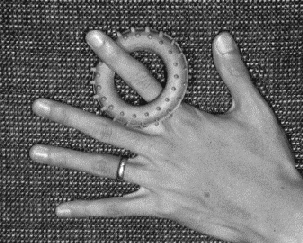
%> input picture lab4/data/handBW.pnm, 303 x 243 px
$ octave thresh_class.m   (GNU Octave 9; MATLAB toolbox functions it lacks are replaced by stand-ins)
%> lines starting %> are read from the running program, lines starting %| are printed output that depends on the picture
I = imread('data/handBW.pnm');
%> I is the input picture: size 243x303 uint8; min 21, max 255, mean 108.3
b = multithresh(I,2);
%> b = [75 130]
seqI=imquantize(I, b);
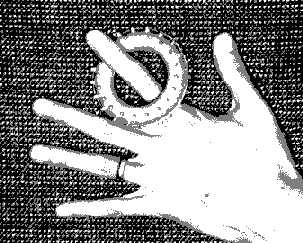
%> seqI: size 243x303 double; min 1, max 3, mean 2.06; drawn with min black and max white
I2 = label2rgb(seqI);
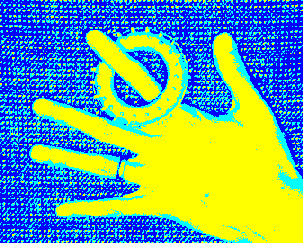
%> I2: size 243x303x3 uint8; mean R, G, B 105.3, 164.6, 149.7
imshow(I2);

$ run again, with lab4/data/virusTemplate.tif saved as lab4/data/handBW.pnm
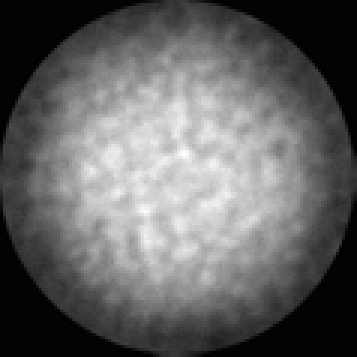
%> input picture lab4/data/virusTemplate.tif, 119 x 119 px (shown 3 times larger)
%> I is the input picture: size 119x119 uint8; min 0, max 255, mean 99.8
%> b = [43 131]
%> `seqI=imquantize(I, b);`:
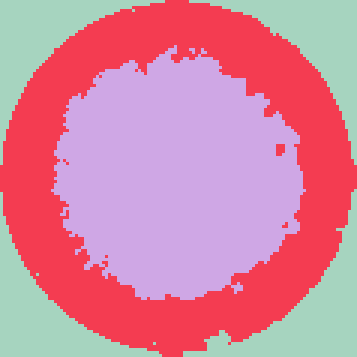
%> seqI: size 119x119 double (shown 3 times larger); 3 distinct labels, from 1 to 3; one colour per label, 0 black
%> `I2 = label2rgb(seqI);`:
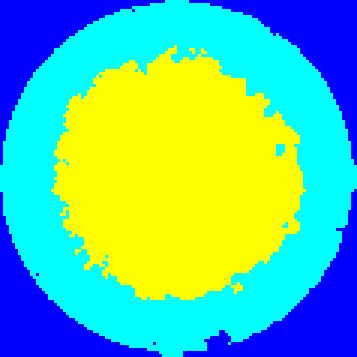
%> I2: size 119x119x3 uint8 (shown 3 times larger); mean R, G, B 92.9, 194, 162.1

$ run again, with lab4/data/viruses.tif saved as lab4/data/handBW.pnm
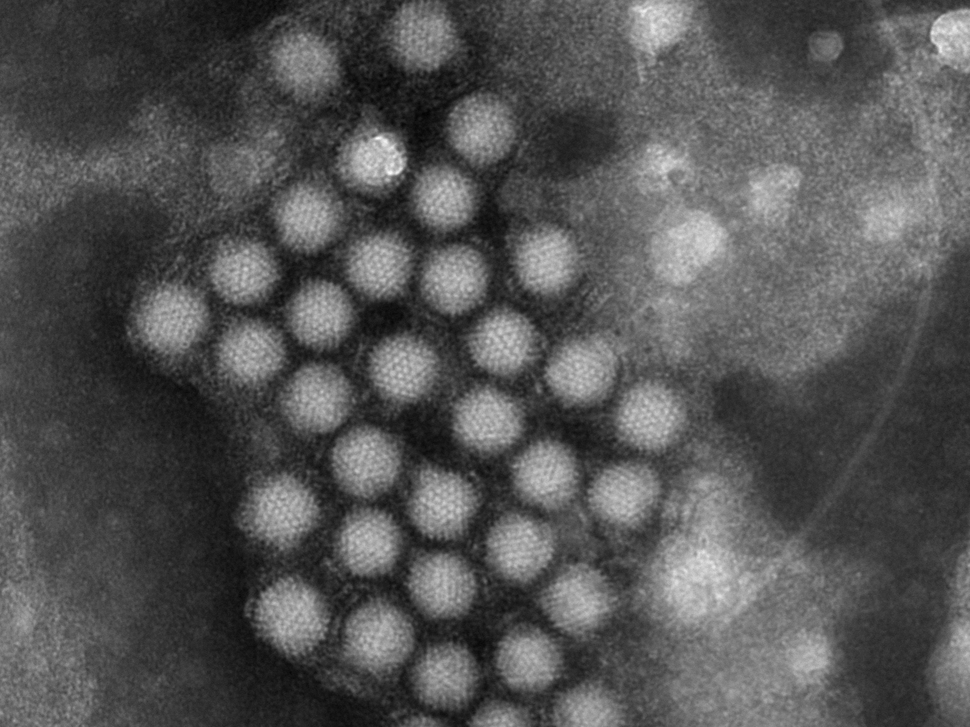
%> input picture lab4/data/viruses.tif, 970 x 727 px, shrunk from 1376 x 1032 before the run
%> I is the input picture: size 727x970 uint8; min 2, max 254, mean 84.5
%> b = [76 127]
%> `seqI=imquantize(I, b);`:
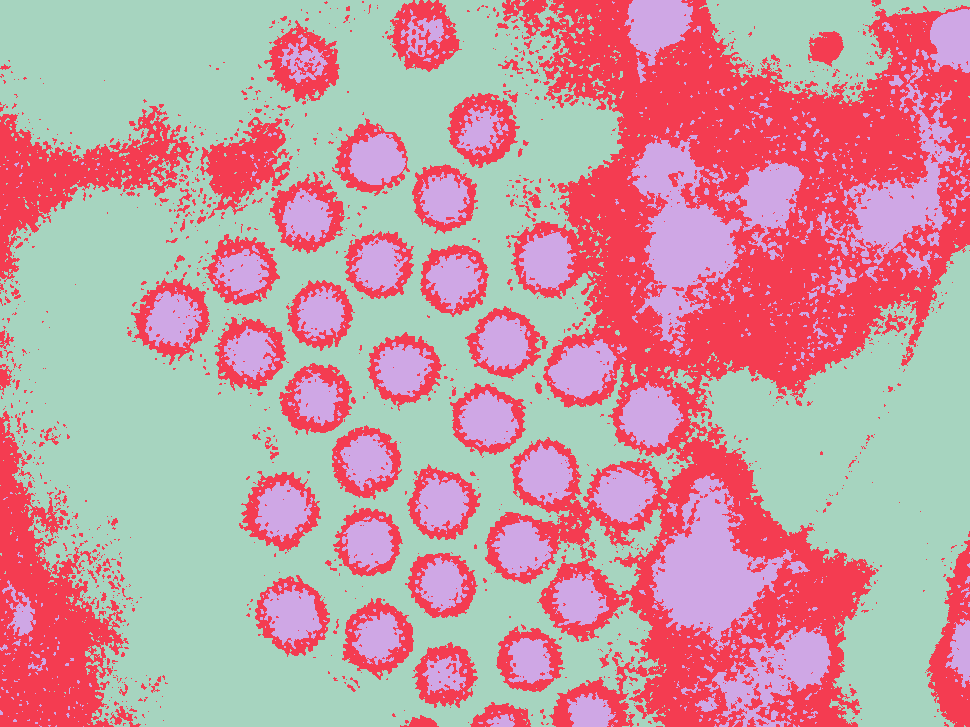
%> seqI: size 727x970 double; 3 distinct labels, from 1 to 3; one colour per label, 0 black
%> `I2 = label2rgb(seqI);`:
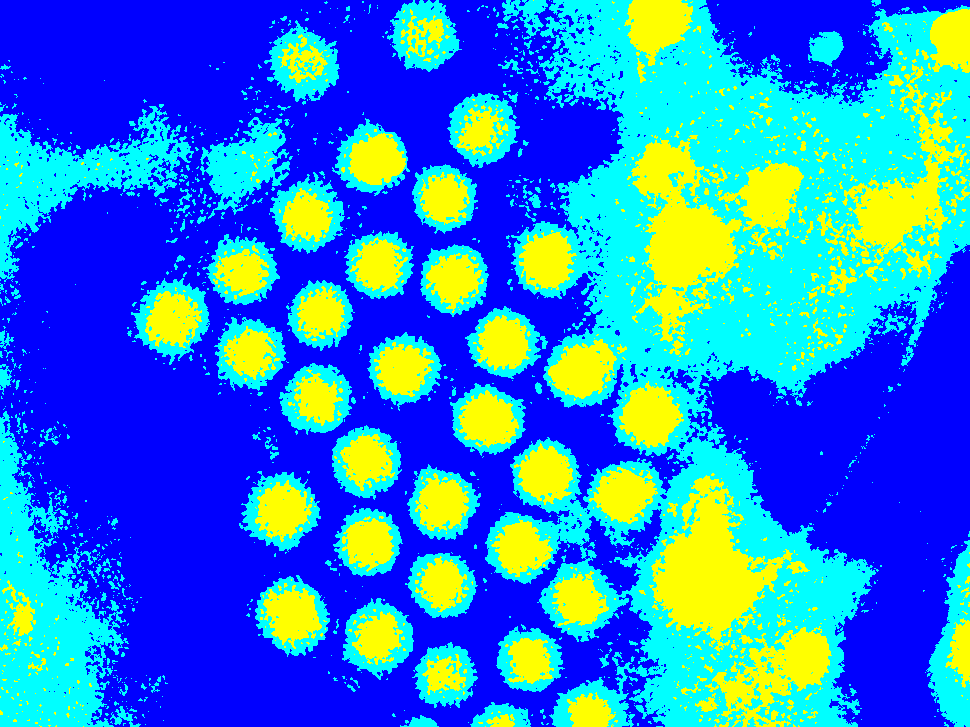
%> I2: size 727x970x3 uint8; mean R, G, B 41.8, 125.5, 213.2
